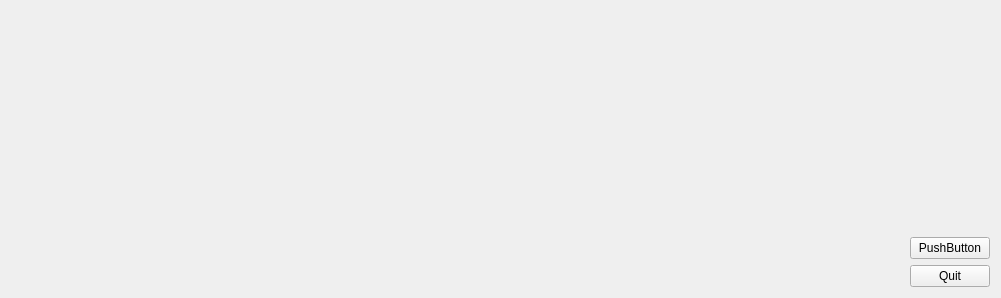
<?xml version="1.0" encoding="UTF-8"?>
<ui version="4.0">
 <class>MainWindow</class>
 <widget class="QMainWindow" name="MainWindow">
  <property name="geometry">
   <rect>
    <x>0</x>
    <y>0</y>
    <width>1001</width>
    <height>298</height>
   </rect>
  </property>
  <property name="windowTitle">
   <string>OpenGL</string>
  </property>
  <widget class="QWidget" name="centralWidget">
   <layout class="QHBoxLayout" name="horizontalLayout">
    <item>
     <widget class="GLWidget" name="widget" native="true">
      <property name="sizePolicy">
       <sizepolicy hsizetype="Expanding" vsizetype="Preferred">
        <horstretch>0</horstretch>
        <verstretch>0</verstretch>
       </sizepolicy>
      </property>
     </widget>
    </item>
    <item>
     <layout class="QVBoxLayout" name="verticalLayout">
      <item>
       <spacer name="verticalSpacer">
        <property name="orientation">
         <enum>Qt::Vertical</enum>
        </property>
        <property name="sizeHint" stdset="0">
         <size>
          <width>20</width>
          <height>40</height>
         </size>
        </property>
       </spacer>
      </item>
      <item>
       <widget class="QPushButton" name="pushButton_2">
        <property name="text">
         <string>PushButton</string>
        </property>
       </widget>
      </item>
      <item>
       <widget class="QPushButton" name="pushButton">
        <property name="text">
         <string>Quit</string>
        </property>
       </widget>
      </item>
     </layout>
    </item>
   </layout>
  </widget>
 </widget>
 <layoutdefault spacing="6" margin="11"/>
 <customwidgets>
  <customwidget>
   <class>GLWidget</class>
   <extends>QWidget</extends>
   <header location="global">glwidget.h</header>
   <container>1</container>
  </customwidget>
 </customwidgets>
 <resources/>
 <connections>
  <connection>
   <sender>pushButton</sender>
   <signal>clicked()</signal>
   <receiver>MainWindow</receiver>
   <slot>close()</slot>
   <hints>
    <hint type="sourcelabel">
     <x>312</x>
     <y>263</y>
    </hint>
    <hint type="destinationlabel">
     <x>367</x>
     <y>126</y>
    </hint>
   </hints>
  </connection>
 </connections>
</ui>
